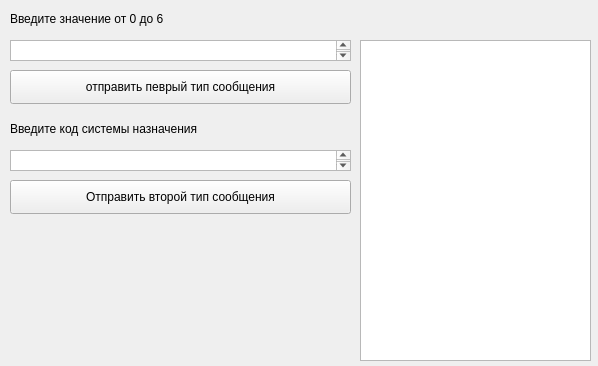
<?xml version="1.0" encoding="UTF-8"?>
<ui version="4.0">
 <class>dist_system</class>
 <widget class="QWidget" name="dist_system">
  <property name="geometry">
   <rect>
    <x>0</x>
    <y>0</y>
    <width>598</width>
    <height>366</height>
   </rect>
  </property>
  <property name="windowTitle">
   <string>Form</string>
  </property>
  <widget class="QPushButton" name="pushButton_2">
   <property name="geometry">
    <rect>
     <x>10</x>
     <y>180</y>
     <width>341</width>
     <height>34</height>
    </rect>
   </property>
   <property name="text">
    <string>Отправить второй тип сообщения</string>
   </property>
  </widget>
  <widget class="QLabel" name="label">
   <property name="geometry">
    <rect>
     <x>10</x>
     <y>10</y>
     <width>381</width>
     <height>18</height>
    </rect>
   </property>
   <property name="text">
    <string>Введите значение от 0 до 6</string>
   </property>
  </widget>
  <widget class="QTextEdit" name="textEdit_3">
   <property name="geometry">
    <rect>
     <x>360</x>
     <y>40</y>
     <width>231</width>
     <height>321</height>
    </rect>
   </property>
  </widget>
  <widget class="QTextEdit" name="textEdit">
   <property name="geometry">
    <rect>
     <x>10</x>
     <y>40</y>
     <width>341</width>
     <height>21</height>
    </rect>
   </property>
  </widget>
  <widget class="QPushButton" name="pushButton">
   <property name="geometry">
    <rect>
     <x>10</x>
     <y>70</y>
     <width>341</width>
     <height>34</height>
    </rect>
   </property>
   <property name="text">
    <string>отправить певрый тип сообщения</string>
   </property>
  </widget>
  <widget class="QLabel" name="label_2">
   <property name="geometry">
    <rect>
     <x>10</x>
     <y>120</y>
     <width>331</width>
     <height>18</height>
    </rect>
   </property>
   <property name="text">
    <string>Введите код системы назначения</string>
   </property>
  </widget>
  <widget class="QTextEdit" name="textEdit_2">
   <property name="geometry">
    <rect>
     <x>10</x>
     <y>150</y>
     <width>341</width>
     <height>21</height>
    </rect>
   </property>
  </widget>
 </widget>
 <resources/>
 <connections/>
</ui>
